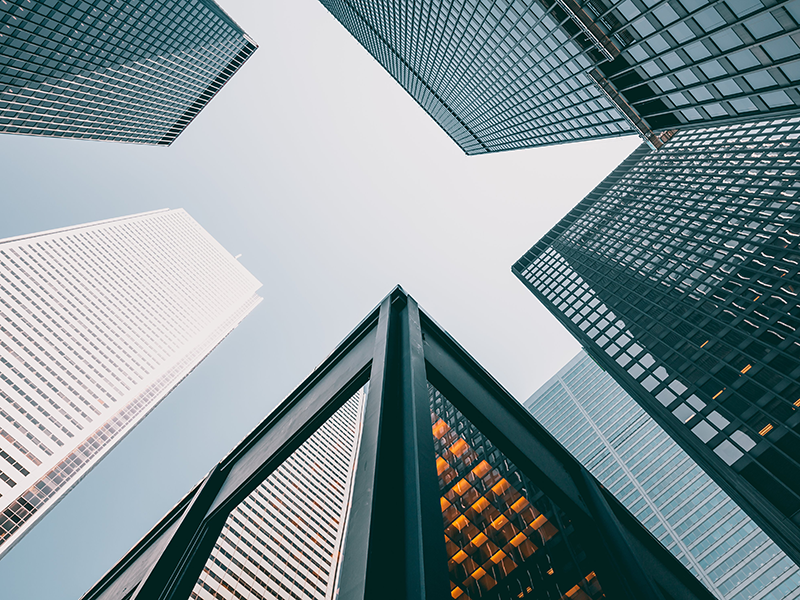
#> input picture kadai_08/resource/original.png, 800 x 600 px
$ python kadai_08.py   (older library calls are emulated)
#> lines starting #> are read from the running program, lines starting #| are printed output that depends on the picture; after the words box and inside, x2 and y2 are one past the last pixel; in counts of white or black regions, pixels touching at a corner belong together
# 課題８ ラベリング
# 二値化された画像の連結成分にラベルをつけよ.

# --------------------------------------------
# インポート
# --------------------------------------------

# OpenCV 読み込み
import cv2
# MatPlotLib 読み込み
from matplotlib import pyplot as plt
from mpl_toolkits.axes_grid1 import make_axes_locatable

# --------------------------------------------
# 関数
# --------------------------------------------

# OpenCVのグレースケール画像をMatplotlibで表示する
def image_show(orig_img):
    # 解像度
    resolution = 72
    # figure作成
    fig = plt.figure(figsize=(orig_img.shape[1] / resolution, orig_img.shape[0] / resolution), dpi=resolution)
    # figure内にaxis追加
    ax = plt.subplot(111)
    # axisに画像を表示する
    im = ax.imshow(orig_img, cmap="gray")
    # axisに図を追加できるように
    divider = make_axes_locatable(ax)
    # axisの右に、2％の大きさの図を0.1インチの隙間を空けて生成
    cax = divider.append_axes("right", size="2%", pad=0.1)
    # 作成した部分にカラーバーを生成
    fig.colorbar(im, cax=cax, orientation='vertical')
    plt.show()

# OpenCVのカラー画像をMatplotlibで表示する
def color_image_show(orig_img):
    # 解像度
    resolution = 72
    # figure作成
    fig = plt.figure(figsize=(orig_img.shape[1] / resolution, orig_img.shape[0] / resolution), dpi=resolution)
    # figure内にaxis追加
    ax = plt.subplot(111)
    # axisに画像を表示する
    im = ax.imshow(orig_img)
    # axisに図を追加できるように
    divider = make_axes_locatable(ax)
    # axisの右に、2％の大きさの図を0.1インチの隙間を空けて生成
    cax = divider.append_axes("right", size="2%", pad=0.1)
    # 作成した部分にカラーバーを生成
    fig.colorbar(im, cax=cax, orientation='vertical')
    plt.show()


# --------------------------------------------
# 処理
# --------------------------------------------

# ファイルから画像を読み込み
src_img = cv2.imread('resource/original.png')
#> src_img is the input picture: shape (600, 800, 3); mean B, G, R 149.9, 145.5, 129.6
gray_img = cv2.cvtColor(src_img, cv2.COLOR_BGR2GRAY)
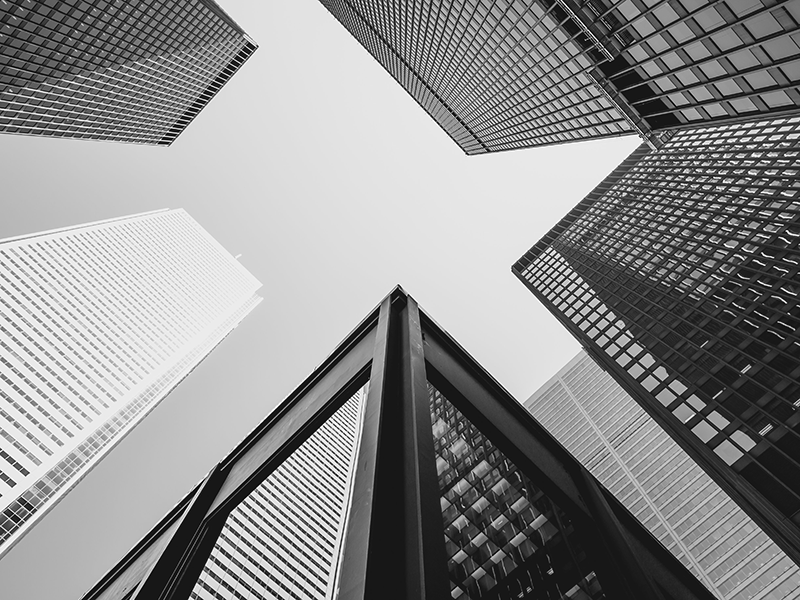
#> gray_img: shape (600, 800); min 0, max 255, mean 141.2

# グレー画像を表示して待機
image_show(gray_img)
#> in image_show, `plt.show()`:
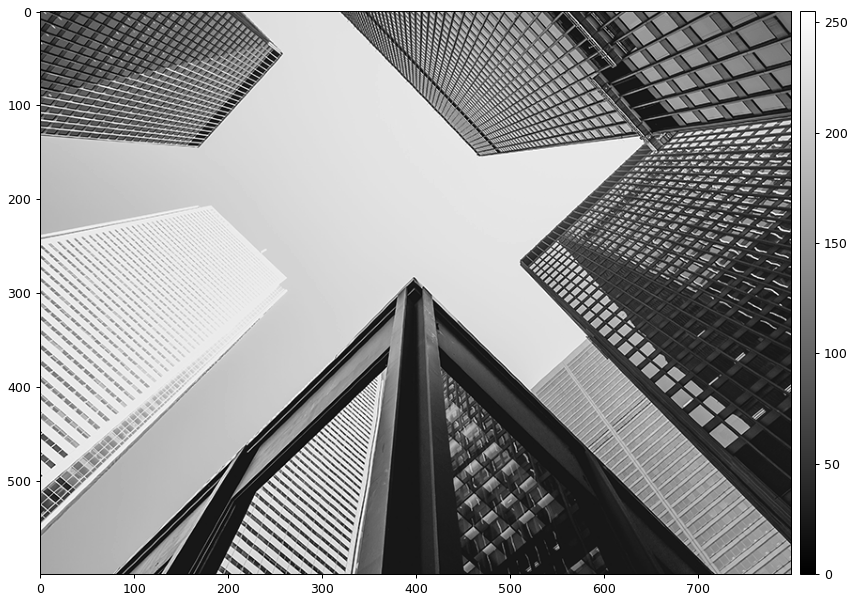
#> figure drawn by matplotlib, 2 panels
input("Displaying gray image. Hit Enter.\n")
#> the answer given: resource/original.png

# 通常2値化
# 画像をコピー
post_img = gray_img.copy()
# しきい値128による2階調化
ret, post_img = cv2.threshold(post_img,128,255,cv2.THRESH_BINARY)
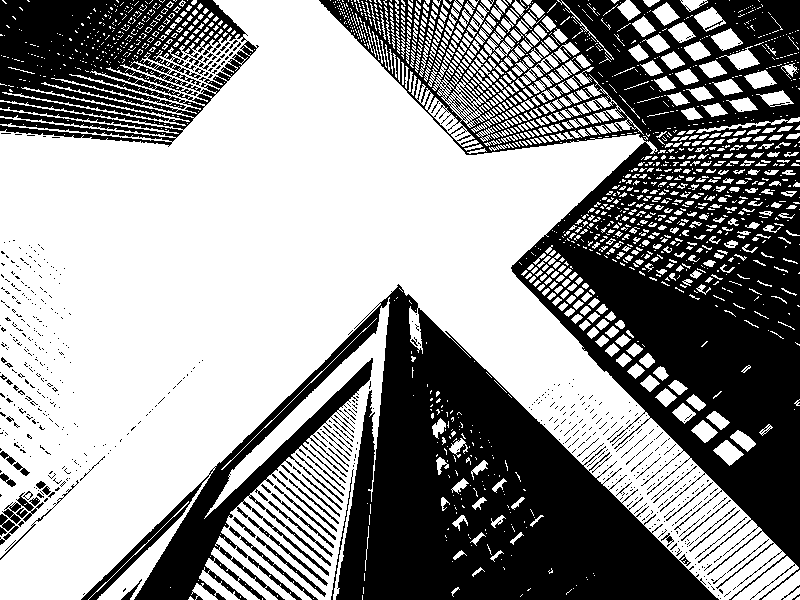
#> post_img: shape (600, 800); 58.2% white; 629 black regions (566 under 20 px), largest, box (x1, y1, x2, y2) and area: (319, 0, 800, 600) 96050, (81, 284, 719, 600) 74489, (0, 0, 259, 147) 23257
# 画像を表示して待機
image_show(post_img)
#> in image_show (call 2), `plt.show()`:
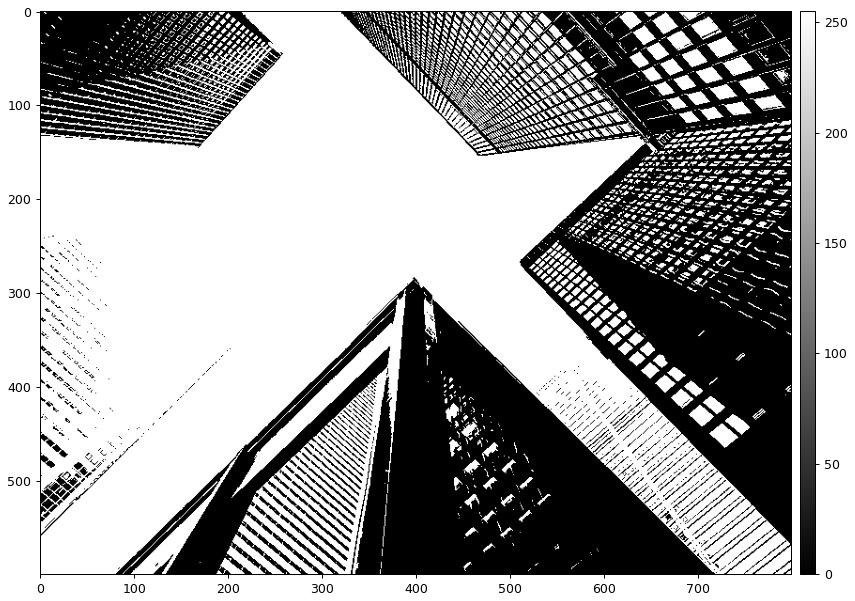
#> figure drawn by matplotlib, 2 panels
input("Displaying 2 color image. Hit Enter.\n")
#> the answer given: resource/original.png

# 連結成分のラベリングを行う。
retval, labels, stats, centroids = cv2.connectedComponentsWithStats(post_img, connectivity=4, ltype=cv2.CV_32S)
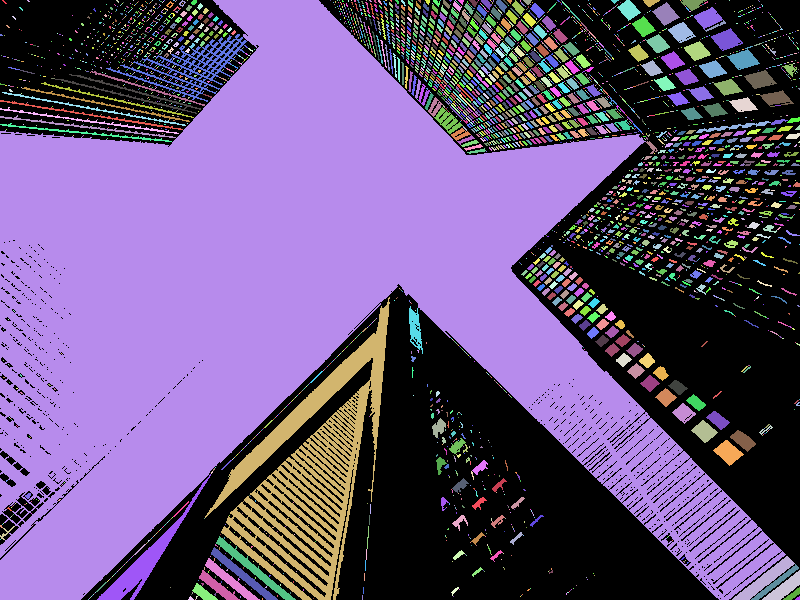
#> labels: shape (600, 800) int32; 3969 distinct labels, from 0 to 3968; one colour per label, 0 black
#> retval = 3969; centroids = 3969 pairs, first value 0 to 799, second value 0 to 599
# ラベルを表示して待機
color_image_show(labels)
#> in color_image_show, `plt.show()`:
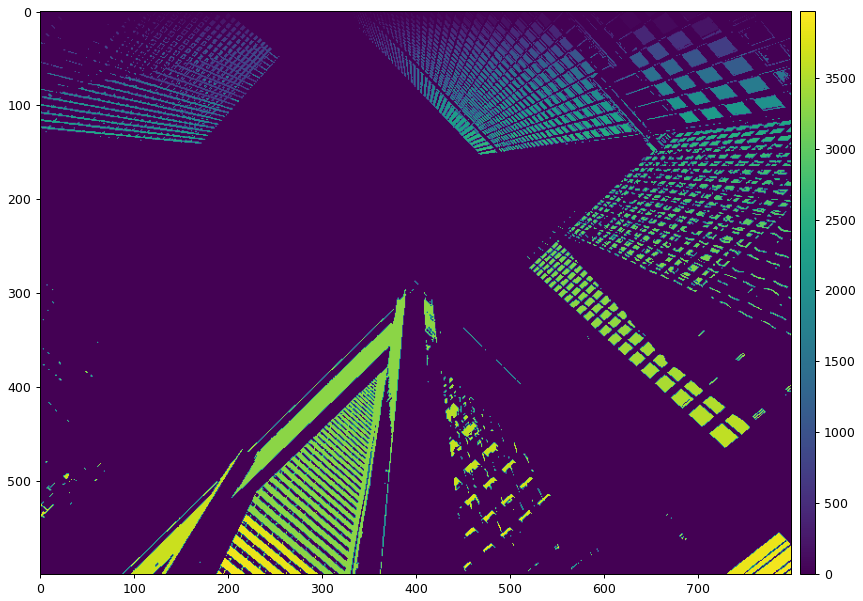
#> figure drawn by matplotlib, 2 panels
input("Displaying label image. Hit Enter.\n")
#> the answer given: resource/original.png


# プログラム終了
quit()
#> (the program exits here)
